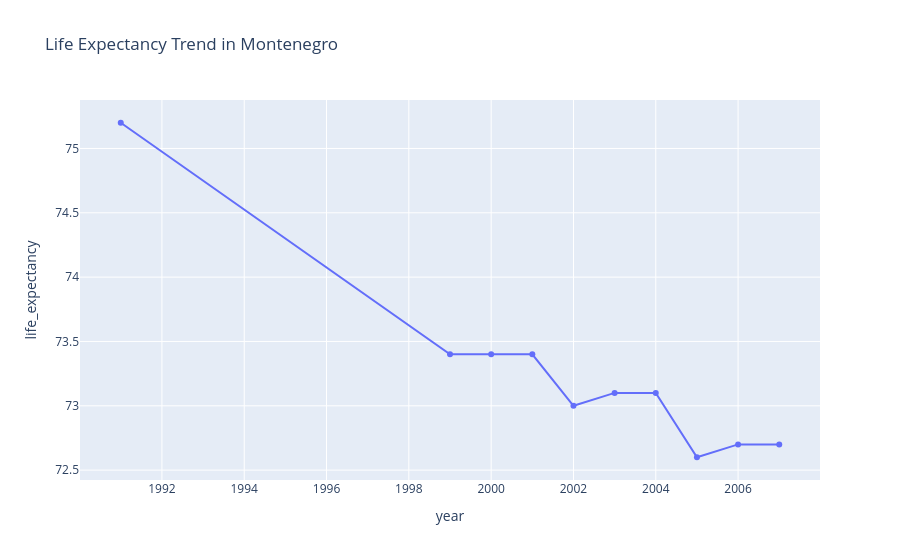

Notebook code for this chart:
### Code cell
fig4 = px.line(
    life_expectancy_trend,
    x="year",
    y="life_expectancy",
    markers=True,
    title="Life Expectancy Trend in Montenegro"
)

fig4.show()
fig4.write_html(OUTPUT_DIR / "life_expectancy_trend.html")

### Figure 1 — Plotly figure (JSON) as saved in the notebook; plotly's stock layout.template omitted (floating-point values rounded to 4 significant figures)
{"data": [{"hovertemplate": "year=%{x}<br>life_expectancy=%{y}<extra></extra>", "legendgroup": "", "line": {"color": "#636efa", "dash": "solid"}, "marker": {"symbol": "circle"}, "mode": "lines+markers", "name": "", "orientation": "v", "showlegend": false, "type": "scatter", "x": [1991, 1999, 2000, 2001, 2002, 2003, 2004, 2005, 2006, 2007], "xaxis": "x", "y": [75.2, 73.4, 73.4, 73.4, 73.0, 73.1, 73.1, 72.6, 72.7, 72.7], "yaxis": "y"}], "layout": {"legend": {"tracegroupgap": 0}, "title": {"text": "Life Expectancy Trend in Montenegro"}, "xaxis": {"anchor": "y", "domain": [0, 1], "title": {"text": "year"}}, "yaxis": {"anchor": "x", "domain": [0, 1], "title": {"text": "life_expectancy"}}}}
